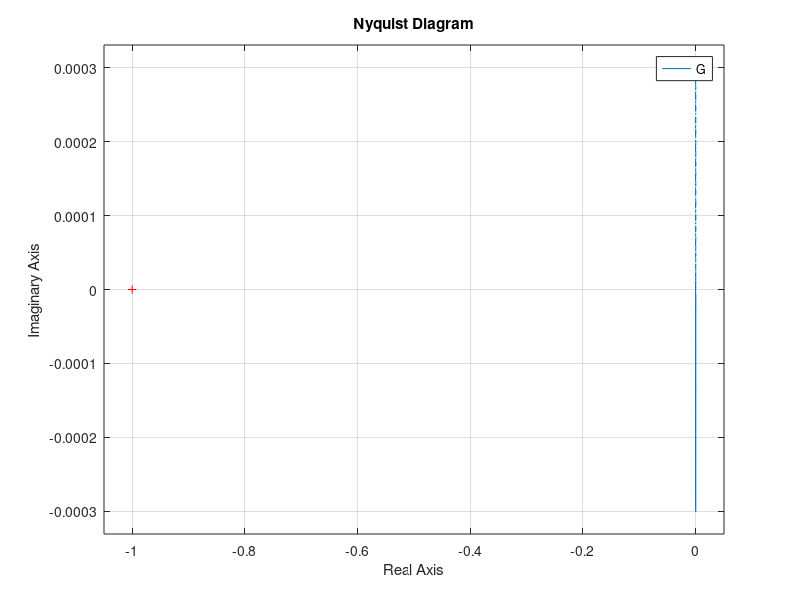

This figure's MATLAB source:
clc;
close all;


k1 = 8/100;
k2 = 0.5/100;
T1 = 20;
T2 = 25;
c0 = 4200;
c1 = 180;

% Transfer function
G = tf([k1*k2], [T1*T2*c0, T1*T2*c1+T1*c0+T2*c1, T1*c1+T2*c1+c0, c1, 1]);

% Nyquist plot
nyquist(G);
